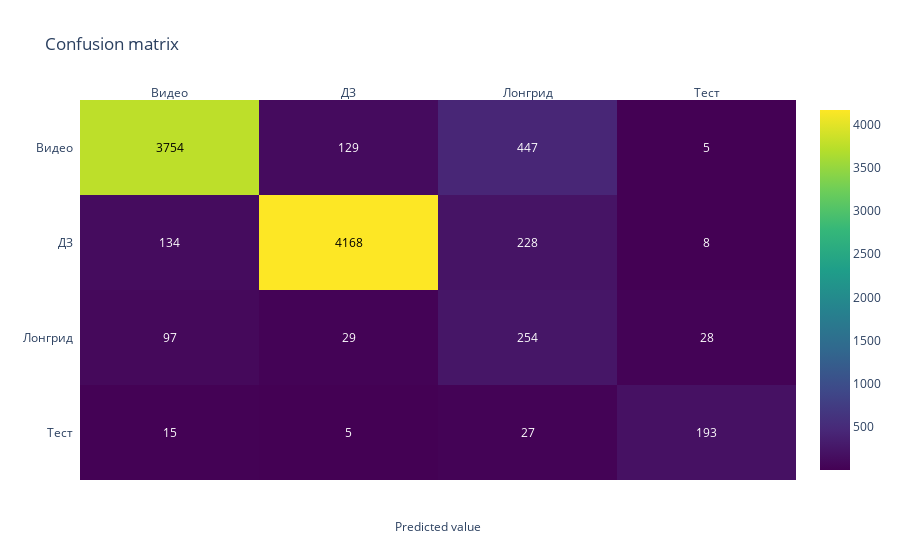

This figure's notebook cell:
### Code cell
import plotly.figure_factory as ff
x = list(label2id.keys())
y = list(reversed(label2id.keys()))
fig = ff.create_annotated_heatmap(np.flipud(cm), x=x, y=y, colorscale="Viridis")
fig.update_layout(title_text="Confusion matrix")
fig.add_annotation(
    dict(
        x=0.5,
        y=-0.15,
        showarrow=False,
        text="Predicted value",
        xref="paper",
        yref="paper",
    )
)

fig.add_annotation(
    dict(
        x=-0.16,
        y=0.5,
        showarrow=False,
        text="Real value",
        textangle=-90,
        xref="paper",
        yref="paper",
    )
)

fig["data"][0]["showscale"] = True
fig.show()

### Figure 1 — Plotly figure (JSON) as saved in the notebook; plotly's stock layout.template omitted (floating-point values rounded to 4 significant figures)
{"data": [{"colorscale": [[0, "#440154"], [0.1111, "#482878"], [0.2222, "#3e4989"], [0.3333, "#31688e"], [0.4444, "#26828e"], [0.5556, "#1f9e89"], [0.6667, "#35b779"], [0.7778, "#6ece58"], [0.8889, "#b5de2b"], [1, "#fde725"]], "reversescale": false, "showscale": true, "type": "heatmap", "x": ["Видео", "ДЗ", "Лонгрид", "Тест"], "y": ["Тест", "Лонгрид", "ДЗ", "Видео"], "z": [[15, 5, 27, 193], [97, 29, 254, 28], [134, 4168, 228, 8], [3754, 129, 447, 5]]}], "layout": {"annotations": [{"font": {"color": "#FFFFFF"}, "showarrow": false, "text": "15", "x": "Видео", "xref": "x", "y": "Тест", "yref": "y"}, {"font": {"color": "#FFFFFF"}, "showarrow": false, "text": "5", "x": "ДЗ", "xref": "x", "y": "Тест", "yref": "y"}, {"font": {"color": "#FFFFFF"}, "showarrow": false, "text": "27", "x": "Лонгрид", "xref": "x", "y": "Тест", "yref": "y"}, {"font": {"color": "#FFFFFF"}, "showarrow": false, "text": "193", "x": "Тест", "xref": "x", "y": "Тест", "yref": "y"}, {"font": {"color": "#FFFFFF"}, "showarrow": false, "text": "97", "x": "Видео", "xref": "x", "y": "Лонгрид", "yref": "y"}, {"font": {"color": "#FFFFFF"}, "showarrow": false, "text": "29", "x": "ДЗ", "xref": "x", "y": "Лонгрид", "yref": "y"}, {"font": {"color": "#FFFFFF"}, "showarrow": false, "text": "254", "x": "Лонгрид", "xref": "x", "y": "Лонгрид", "yref": "y"}, {"font": {"color": "#FFFFFF"}, "showarrow": false, "text": "28", "x": "Тест", "xref": "x", "y": "Лонгрид", "yref": "y"}, {"font": {"color": "#FFFFFF"}, "showarrow": false, "text": "134", "x": "Видео", "xref": "x", "y": "ДЗ", "yref": "y"}, {"font": {"color": "#000000"}, "showarrow": false, "text": "4168", "x": "ДЗ", "xref": "x", "y": "ДЗ", "yref": "y"}, {"font": {"color": "#FFFFFF"}, "showarrow": false, "text": "228", "x": "Лонгрид", "xref": "x", "y": "ДЗ", "yref": "y"}, {"font": {"color": "#FFFFFF"}, "showarrow": false, "text": "8", "x": "Тест", "xref": "x", "y": "ДЗ", "yref": "y"}, {"font": {"color": "#000000"}, "showarrow": false, "text": "3754", "x": "Видео", "xref": "x", "y": "Видео", "yref": "y"}, {"font": {"color": "#FFFFFF"}, "showarrow": false, "text": "129", "x": "ДЗ", "xref": "x", "y": "Видео", "yref": "y"}, {"font": {"color": "#FFFFFF"}, "showarrow": false, "text": "447", "x": "Лонгрид", "xref": "x", "y": "Видео", "yref": "y"}, {"font": {"color": "#FFFFFF"}, "showarrow": false, "text": "5", "x": "Тест", "xref": "x", "y": "Видео", "yref": "y"}, {"showarrow": false, "text": "Predicted value", "x": 0.5, "xref": "paper", "y": -0.15, "yref": "paper"}, {"showarrow": false, "text": "Real value", "textangle": -90, "x": -0.16, "xref": "paper", "y": 0.5, "yref": "paper"}], "title": {"text": "Confusion matrix"}, "xaxis": {"dtick": 1, "gridcolor": "rgb(0, 0, 0)", "side": "top", "ticks": ""}, "yaxis": {"dtick": 1, "ticks": "", "ticksuffix": "  "}}}
